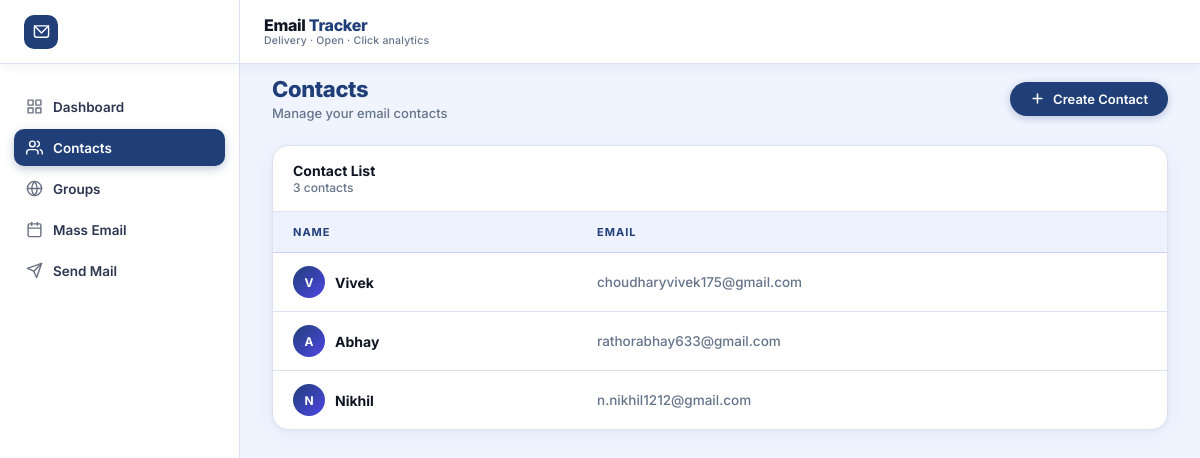
Before: /contacts/ with the older database file.
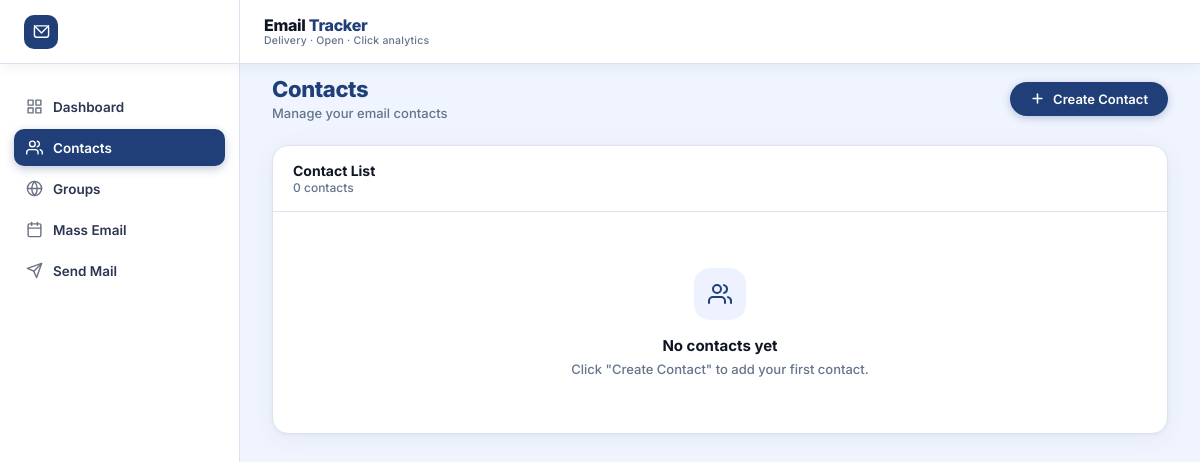
After: the same page with the newer database file.
### tracker/models.py (models this page shows, shortened)
class Contact(models.Model):
    name = models.CharField(max_length=200)
    email = models.EmailField(unique=True)
    created_at = models.DateTimeField(auto_now_add=True)

### tracker/views.py (the view)
# urls.py: path("contacts/", views.contacts_page, name="contacts"),
def contacts_page(request):
    contacts = Contact.objects.all()
    if request.method == "POST":
        name = request.POST.get("name")
        email = request.POST.get("email")
        Contact.objects.create(name=name, email=email)
        return redirect("contacts")
    return render(request, "contact.html", {"contacts": contacts})

### tracker/templates/contact.html (shortened to what this page needs)
{% extends 'base.html' %}
{% block nav_contacts %}active{% endblock %}
{% block content %}
    <div class="page-header">
        <div>
            <div class="page-title"><span>Contacts</span></div>
            <div class="page-subtitle">Manage your email contacts</div>
        </div>
        <button class="btn-primary" id="openModalBtn">
            <svg viewBox="0 0 24 24" fill="none" stroke="currentColor" stroke-width="2.5"
                 stroke-linecap="round" stroke-linejoin="round">
                <line x1="12" y1="5" x2="12" y2="19"/><line x1="5" y1="12" x2="19" y2="12"/>
            </svg>
            Create Contact
        </button>
    </div>
    <div class="table-wrap">
        <div class="table-toolbar">
            <div>
                <div class="table-title">Contact List</div>
                <div class="table-count">{{ contacts|length }} contact{{ contacts|length|pluralize }}</div>
            </div>
        </div>
        <div class="table-scroll">
            {% if contacts %}
            <table>
                <thead>
                    <tr>
                        <th>Name</th>
                        <th>Email</th>
                    </tr>
                </thead>
                <tbody>
                    {% for contact in contacts %}
                    <tr>
                        <td>
                            <div style="display:flex; align-items:center; gap:10px;">
                                <div class="contact-avatar">{{ contact.name|first|upper }}</div>
                                <span style="font-weight:700; color:var(--text-primary);">{{ contact.name }}</span>
                            </div>
                        </td>
                        <td class="email-cell">{{ contact.email }}</td>
                    </tr>
                    {% endfor %}
                </tbody>
            </table>
            {% else %}
            <div class="empty-state">
                <div class="empty-icon">
                    <svg viewBox="0 0 24 24" fill="none" stroke="currentColor" stroke-width="2"
                         stroke-linecap="round" stroke-linejoin="round">
                        <path d="M17 21v-2a4 4 0 0 0-4-4H5a4 4 0 0 0-4 4v2"/>
                        <circle cx="9" cy="7" r="4"/>
                        <path d="M23 21v-2a4 4 0 0 0-3-3.87"/>
                        <path d="M16 3.13a4 4 0 0 1 0 7.75"/>
                    </svg>
                </div>
                <div class="empty-title">No contacts yet</div>
                <div class="empty-sub">Click "Create Contact" to add your first contact.</div>
            </div>
            {% endif %}
        </div>
    </div>
{% endblock %}

Changed rows visible on the page:
removed Contact: name|first "V", name "Vivek", email "choudharyvivek175@gmail.com"
removed Contact: name|first "A", name "Abhay", email "rathorabhay633@gmail.com"
removed Contact: name|first "N", name "Nikhil", email "n.nikhil1212@gmail.com"
Other visible differences:
{{ contacts|length }}: "3" → "0"
text no longer shown: "NAME EMAIL"
text now shown: "No contacts yet Click \"Create Contact\" to add your first contact."
